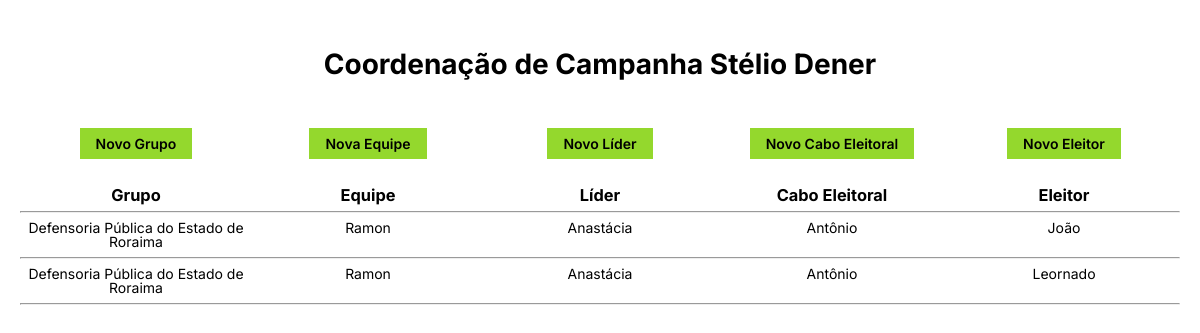
Before: / with the older database file.
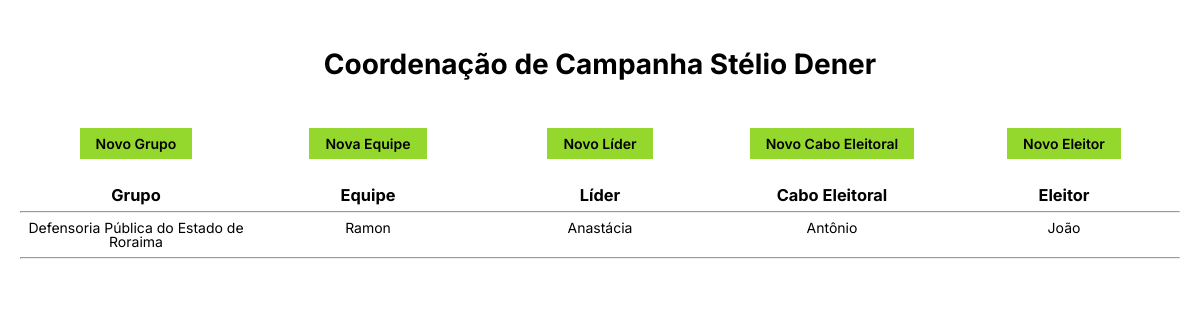
After: the same page with the newer database file.
### base/models.py (models this page shows, shortened)
class Voto(models.Model):
    cabo = models.ForeignKey(Cabo, null=True, on_delete=models.SET_NULL)
    eleitor = models.ForeignKey(Pessoa, null=True, on_delete=models.SET_NULL)
    updated = models.DateTimeField(auto_now=True)
    created = models.DateTimeField(auto_now_add=True)
    def __str__(self):
        return self.eleitor.nome

class Cabo(models.Model):
    líder = models.ForeignKey(Líder, null=True, on_delete=models.SET_NULL)
    cabo = models.ForeignKey(Pessoa, null=True, on_delete=models.SET_NULL)
    updated = models.DateTimeField(auto_now=True)
    created = models.DateTimeField(auto_now_add=True)
    def __str__(self):
        return self.cabo.nome

class Líder(models.Model):
    equipe = models.ForeignKey(Equipe, null=True, on_delete=models.SET_NULL)
    líder = models.ForeignKey(Pessoa, null=True, on_delete=models.SET_NULL)
    updated = models.DateTimeField(auto_now=True)
    created = models.DateTimeField(auto_now_add=True)
    def __str__(self):
        return self.líder.nome

class Equipe(models.Model):
    grupo = models.ForeignKey(Grupo, null=True, on_delete=models.SET_NULL)
    coordenador = models.ForeignKey(Pessoa, null=True, on_delete=models.SET_NULL)
    updated = models.DateTimeField(auto_now=True)
    created = models.DateTimeField(auto_now_add=True)
    def __str__(self):
        return self.coordenador.nome

class Grupo(models.Model):
    grupo = models.CharField(max_length=200)
    rgb = models.CharField(max_length=9, null=True, blank=True)
    updated = models.DateTimeField(auto_now=True)
    created = models.DateTimeField(auto_now_add=True)
    def __str__(self):
        return self.grupo

class Pessoa(models.Model):
    nome = models.CharField(max_length=200)
    telefone = models.CharField(max_length=20, null=True, blank=True)
    logradouro = models.CharField(max_length=200, null=True, blank=True)
    bairro = models.CharField(max_length=200, null=True, blank=True)
    cidade = models.CharField(max_length=200, null=True, blank=True)
    cep = models.CharField(max_length=10, null=True, blank=True)
    cpf = models.CharField(max_length=14, null=True, blank=True, unique=True)
    nascimento = models.CharField(max_length=10, null=True, blank=True)
    updated = models.DateTimeField(auto_now=True)
    created = models.DateTimeField(auto_now_add=True)

### base/views.py (the view)
# urls.py: path('', views.home, name='home'),
def home(request):
    votos = Voto.objects.all()
    context = {'votos': votos}
    return render(request, 'base/home.html', context)

### base/templates/base/home.html
{% extends 'main.html' %}
{% block content %}
    <section class="tabela-votos">
        <div class="linha-tabela-votos">
            <div>
                <a href="{% url 'cadastrar-grupo' %}" class="btn">Novo Grupo</a>
            </div>
            <div>
                <a href="{% url 'cadastrar-equipe' %}" class="btn">Nova Equipe</a>
            </div>
            <div>
                <a href="{% url 'cadastrar-líder' %}" class="btn">Novo Líder</a>
            </div>
            <div>
                <a href="{% url 'cadastrar-cabo' %}" class="btn">Novo Cabo Eleitoral</a>
            </div>
            <div>
                <a href="{% url 'cadastrar-eleitor' %}" class="btn">Novo Eleitor</a>
            </div>
        </div>
        <div class="linha-tabela-votos">
            <div><h3>Grupo</h3></div>
            <div><h3>Equipe</h3></div>
            <div><h3>Líder</h3></div>
            <div><h3>Cabo Eleitoral</h3></div>
            <div><h3>Eleitor</h3></div>
        </div>
        <hr>
            {% for voto in votos %}
            <div class="linha-tabela-votos">
                <div>{{voto.cabo.líder.equipe.grupo}}</div>
                <div>{{voto.cabo.líder.equipe}}</div>
                <div>{{voto.cabo.líder}}</div>
                <div>{{voto.cabo}}</div>
                <div>{{voto}}</div>
            </div>
            <hr>
            {% endfor %}
    </section>
{% endblock  %}

### templates/main.html (shortened to what this page needs)
<!DOCTYPE html>
{% load static %}
<html lang="en">
<head>
  <link rel="stylesheet" href="{% static 'styles/style.css' %}" />
</head>
<body>
  {% include 'navbar.html' %}
  {% block content %}
  {% endblock  %}
</body>
</html>

### templates/navbar.html
<header class="header">
  <h1> Coordenação de Campanha Stélio Dener </h1>
</header>

### static/styles/style.css (style rules this page uses)
* { padding: 0; margin: 0; box-sizing: border-box; }
html { font-size: 62.5%; }
body { font-family: "Inter", sans-serif; line-height: 1; font-weight: 400; font-size: 1.4rem; }
.header { text-align: center; margin: 50px; }
.tabela-votos { margin: 0 20px; text-align: center; }
.linha-tabela-votos { display: grid; grid-template-columns: repeat(5, 1fr); margin: 8px 0; }
h3 { margin: 0; }
.btn:link, .btn:visited { display: inline-block; text-decoration: none; font-weight: 600; line-height: 1.5rem; padding: 0.8rem 1.6rem; border: 0; color: inherit; border: none; cursor: pointer; font-family: inherit; transition: all 0.3s; background-color: #94d82d; margin-bottom: 20px; }

Changed rows visible on the page:
removed Voto: cabo.líder.equipe.grupo "Defensoria Pública do Estado de Roraima", cabo.líder.equipe "Ramon", cabo.líder "Anastácia", cabo "Antônio", eleitor.nome "Leornado"
